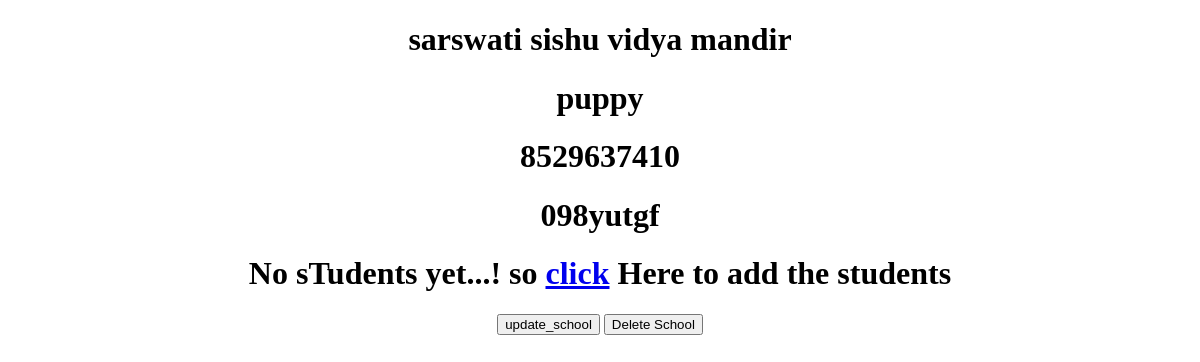
/viewschool3, run on an earlier commit of the app's database.
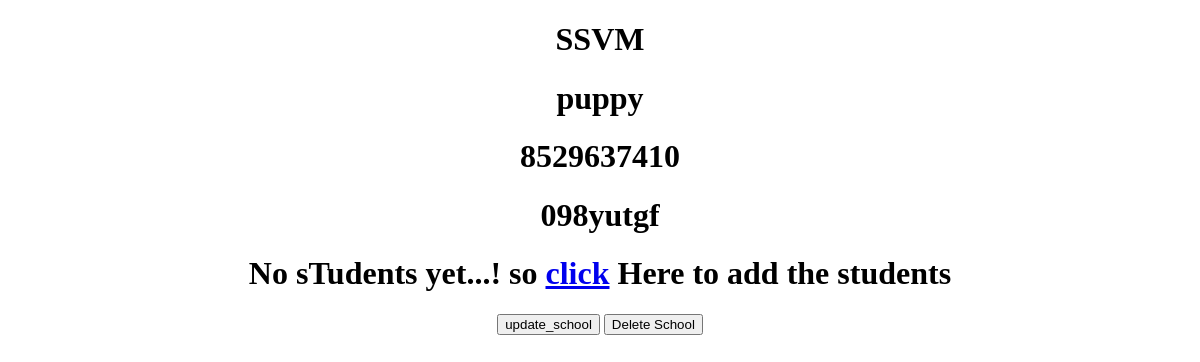
And on a later commit of the database.
### app/models.py (models this page shows, shortened)
class School(models.Model):
    sname = models.CharField(max_length=50)
    princy = models.CharField(max_length=50)
    pno = models.CharField(max_length=50)
    add = models.CharField(max_length=50)

### app/views.py (the view)
# urls.py: path('viewschool<pk>', viewschool.as_view(), name='viewschool'),
class viewschool(DetailView):
    model = School
    context_object_name = 'school'

### templates/app/School_detail.html (shortened to what this page needs)
<!DOCTYPE html>
<html lang="en">
<head>
</head>
<body>
    <center>
        <h1>{{school.sname}}</h1>
    <h1>{{school.princy}}</h1>
    <h1>{{school.pno}}</h1>
    <h1>{{school.add}}</h1>
   {% if school.schools.all %}
   <table>
    <tr>
        <th>Student Name</th>
        <th>Student Pno</th>
        <th>Student Age</th>
        <th>Student Address</th>
    </tr>
    {% for student in school.schools.all %}
      <td>{{student.stdname}}</td>
      <td>{{student.stdpno}}</td>
      <td>{{student.stdage}}</td>
      <td>{{student.stdadd}}</td>
    {% endfor %}
</table>
{% else %}
<h1>No sTudents yet...! so <a href="{% url 'Addstd' %}">click</a> Here to add the students</h1>
   {% endif %}
    <a href="{% url 'update_school' school.pk %}"><button>update_school</button></a>
    <a href="{% url 'delete_school' school.pk %}"><button>Delete School</button></a>
    </center>
</body>
</html>

What changed in the data, as far as the page shows it:
changed School "puppy": sname "sarswati sishu vidya mandir" → "SSVM"
